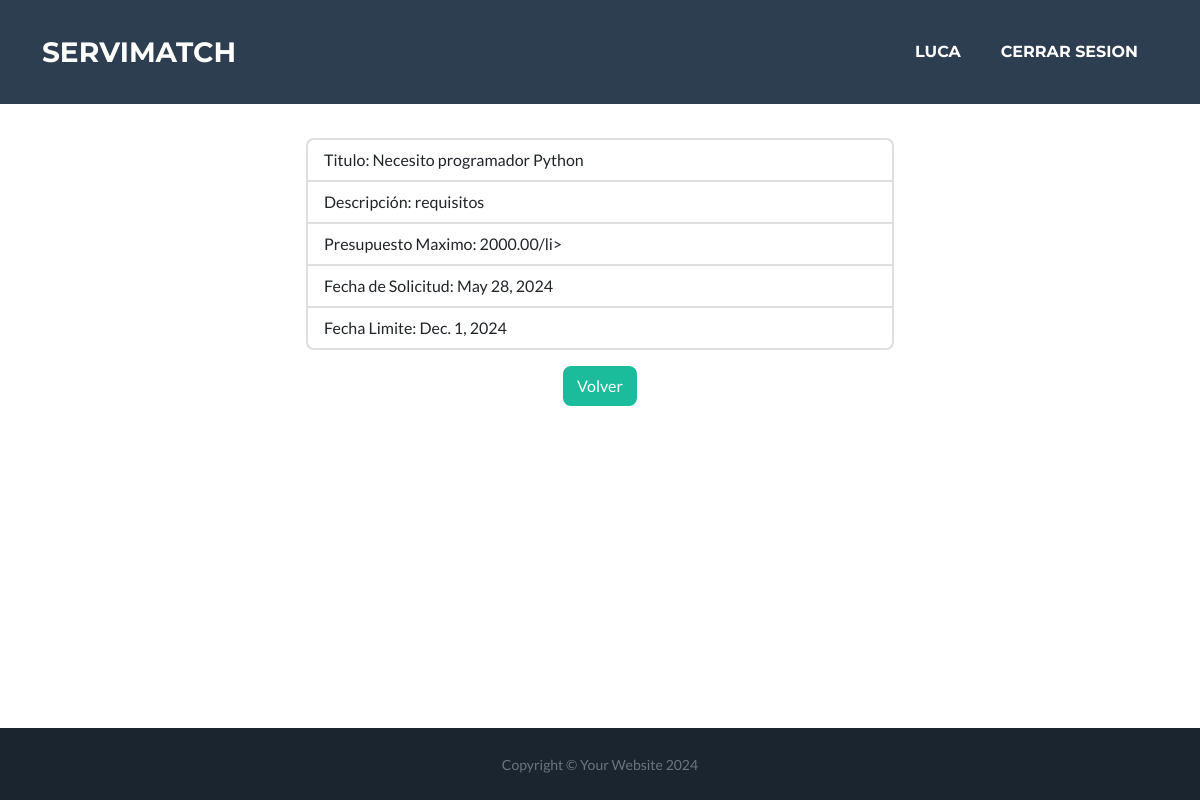
Screenshot of /servicio/contratar/detail/2/ (signed in) with the database file from the repository.
### servicio/models.py (models this page shows, shortened)
class Servicio(models.Model):
    titulo = models.CharField(max_length=200)
    descripcion = models.TextField()
    usuario = models.ForeignKey(User, on_delete=models.CASCADE, default=None)

class ContratarServicio(Servicio):
    presupuesto_maximo = models.DecimalField(max_digits=10, decimal_places=2)
    fecha_solicitud = models.DateField(auto_now_add=True)
    fecha_limite = models.DateField()

### servicio/views.py (the view)
# urls.py: path("contratar/detail/<int:pk>/", ContratarServicioDetail.as_view(),name="contratar_servicio_detail"),
class ContratarServicioDetail(LoginRequiredMixin, DetailView):
    model = ContratarServicio
    template_name = "servicio/contratar_detail.html"

### servicio/templates/servicio/contratar_detail.html
{% extends 'core/base.html' %}
{% block content %}
<div style="overflow-y: auto; overflow-x: hidden; max-height: 80vh;">
    <div class="mt-5">
        <div class="row justify-content-center align-items-center">
            <div class="col-md-6" style="margin-top: 90px;">
                <ul class="list-group">
                    <li class="list-group-item">Titulo: {{ object.titulo }}</li>
                    <li class="list-group-item">Descripción: {{ object.descripcion }}</li>
                    <li class="list-group-item">Presupuesto Maximo: {{ object.presupuesto_maximo}}/li>
                    <li class="list-group-item">Fecha de Solicitud: {{ object.fecha_solicitud }}</li>
                    <li class="list-group-item">Fecha Limite: {{ object.fecha_limite }}</li>
                </ul>
            </div>
        </div>
        <div class="row justify-content-center mt-3">
            <div class="col-md-6 text-center">
                <a href="{% url 'servicio:contratar_servicio_list' %}" class="btn btn-primary">Volver</a>
            </div>
        </div>
    </div>
</div>
{% endblock content %}

### core/templates/core/components/navbar.html (shortened to what this page needs)
<nav class="navbar navbar-expand-lg bg-secondary text-uppercase fixed-top" id="mainNav">
    <div class="container">
        <a class="navbar-brand" href="#page-top">ServiMatch</a>
        <div class="collapse navbar-collapse" id="navbarResponsive">
            {% if user.is_authenticated %}
                <ul class="navbar-nav ms-auto">
                    <li class="nav-item mx-0 mx-lg-1">
                        <a class="nav-link py-3 px-0 px-lg-3 rounded" href="#comenzar">{{ user.username }}</a>
                    </li>
                    <li class="nav-item mx-0 mx-lg-1">
                        <a class="nav-link py-3 px-0 px-lg-3 rounded" href="{% url 'core:logout' %}">Cerrar Sesion</a>
                    </li>
                </ul>
            {% endif %}
        </div>
    </div>
</nav>

### rows the page displays
Servicio: titulo "Necesito programador Python", descripcion "requisitos"
ContratarServicio: presupuesto_maximo "2000.00", fecha_solicitud "May 28, 2024", fecha_limite "Dec. 1, 2024"

### other values shown
{{ user.username }} "LUCA"
